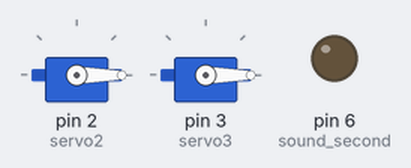
This sketch was run on a simulated Arduino Uno, built with avr-gcc and run on an emulated ATmega328P. Shown: 2 × servo, output pins drawn as LEDs (lit = HIGH). Pins used as bus, display or sensor lines are not drawn.

Above: at 0.15 s.
At 0.76 s:
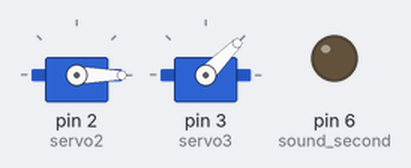
At 1.3 s:
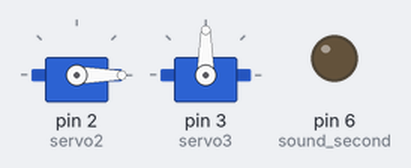
At 4.8 s:
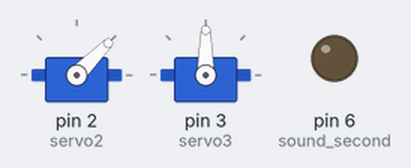
At 14.2 s:
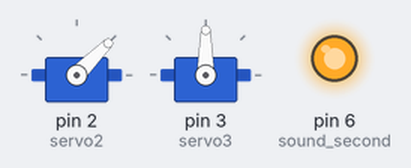
At 22.2 s:
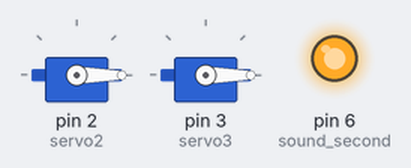
Timing chart, 0 to 23.7 s (numbered marks = the images above):
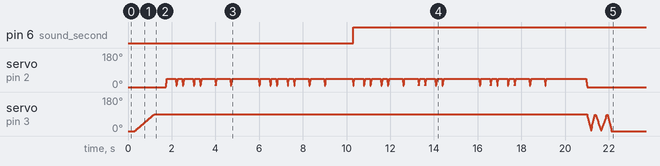

Measured:
- by itself, pin 6 (sound_second): LOW → HIGH at 10.3 s

The sketch:

cake.ino
```cpp
#include <Servo.h>

Servo servo2;
Servo servo3;

const int sound_first = 5;
const int sound_second = 6;

int pos = 0;

//ms convert
int v2 = 200;
int v4 = 400;
int v6 = 600;
int v12 = 1200;

void setup() {
  servo2.attach(2);
  servo3.attach(3);

  pinMode(sound_first, OUTPUT);
  pinMode(sound_second, OUTPUT);
}

void loop() {
  servo2.write(0);
  servo3.write(0);

  delay(300);

  ////eye start
  for (pos = 0; pos <= 90; pos += 1) {
    servo3.write(pos);
    delay(10);
  }

  ////song1 start
  digitalWrite(sound_first, 1);

  delay(500);

  ////mouth1 start
  //は
  m_open();
  delay(v4);
  m_close();
  //ぴ
  m_open();
  delay(v2);
  m_close();
  //ば
  m_open();
  delay(v4);
  m_close();
  //す
  m_open();
  delay(v2);
  m_close();
  //で
  m_open();
  delay(v6);
  m_close();
  //とぅ
  m_open();
  delay(v6);
  m_close();
  //ゆ
  m_open();
  delay(v12);
  m_close();

  //は
  m_open();
  delay(v4);
  m_close();
  //ぴ
  m_open();
  delay(v2);
  m_close();
  //ば
  m_open();
  delay(v4);
  m_close();
  //す
  m_open();
  delay(v2);
  m_close();
  //で
  m_open();
  delay(v6);
  m_close();
  //とぅ
  m_open();
  delay(v6);
  m_close();
  //ゆ
  m_open();
  delay(v12);
  m_close();

  digitalWrite(sound_first, LOW);

  ////song2 start
  digitalWrite(sound_second, HIGH);

  ////mouth2 start
  //は
  m_open();
  delay(v4);
  m_close();
  //ぴ
  m_open();
  delay(v2);
  m_close();
  //ば
  m_open();
  delay(v4);
  m_close();
  //す
  m_open();
  delay(v2);
  m_close();
  //で
  m_open();
  delay(v6);
  m_close();
  //でぃ
  m_open();
  delay(v6);
  m_close();
  //あ
  m_open();
  delay(v2);
  m_close();
  //しゃ
  m_open();
  delay(v4);
  m_close();
  //ちょ
  m_open();
  delay(v2);
  m_close();
  //う
  m_open();
  delay(1600);
  m_close();

  //は
  m_open();
  delay(v4);
  m_close();
  //ぴ
  m_open();
  delay(v2);
  m_close();
  //ば
  m_open();
  delay(v4);
  m_close();
  //す
  m_open();
  delay(v2);
  m_close();
  //で
  m_open();
  delay(v6);
  m_close();
  //とぅ
  m_open();
  delay(v6);
  m_close();
  //ゆ
  m_open();
  delay(1800);
  m_close();

  ////finish eye
  for (pos = 90; pos >= 0; pos -= 1) {
    servo3.write(pos);
    delay(2);
  }
  for (pos = 0; pos <= 90; pos += 1) {
    servo3.write(pos);
    delay(2);
  }
  for (pos = 90; pos >= 0; pos -= 1) {
    servo3.write(pos);
    delay(3);
  }
  for (pos = 0; pos <= 90; pos += 1) {
    servo3.write(pos);
    delay(3);
  }
  for (pos = 90; pos >= 0; pos -= 1) {
    servo3.write(pos);
    delay(2);
  }
  delay(100000);
}

void m_open(){
    for (pos = 0; pos <= 45; pos += 1) {
    servo2.write(pos);
    delay(1);
  }
}

void m_close(){
  for (pos = 45; pos >= 0; pos -= 1) {
    servo2.write(pos);
    delay(1);
  }
}
```
